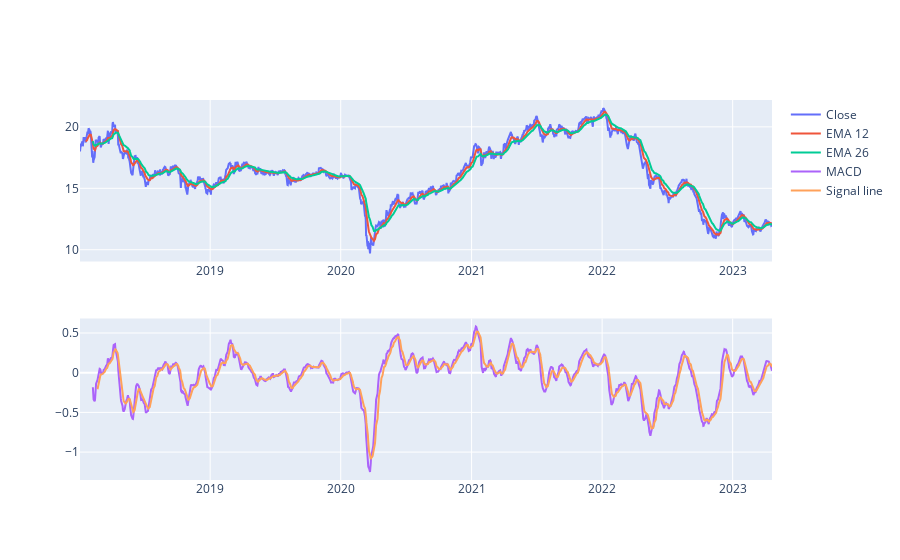

Notebook source saved alongside this figure:
### Markdown cell above
MACD =>  Moving Average Convergence Divergence

### Code cell
# df = AAPL.copy()
EMA_12 = pd.Series(VNM['Close'].ewm(span=12, min_periods=12).mean())
EMA_26 = pd.Series(VNM['Close'].ewm(span=26, min_periods=26).mean())
VNM['MACD'] = pd.Series(EMA_12 - EMA_26)
VNM['MACD_signal'] = pd.Series(VNM.MACD.ewm(span=9, min_periods=9).mean())

fig = make_subplots(rows=2, cols=1)
fig.add_trace(go.Scatter(x=VNM.Date, y=VNM.Close, name='Close'), row=1, col=1)
fig.add_trace(go.Scatter(x=VNM.Date, y=EMA_12, name='EMA 12'), row=1, col=1)
fig.add_trace(go.Scatter(x=VNM.Date, y=EMA_26, name='EMA 26'), row=1, col=1)
fig.add_trace(go.Scatter(x=VNM.Date, y=VNM['MACD'], name='MACD'), row=2, col=1)
fig.add_trace(go.Scatter(x=VNM.Date, y=VNM['MACD_signal'], name='Signal line'), row=2, col=1)
fig.show()

### Figure 1 — Plotly figure (JSON) as saved in the notebook; plotly's stock layout.template omitted (floating-point values rounded to 4 significant figures; data arrays with more than 128 entries replaced by an {"elided": "..."} marker saying what was removed)
{"data": [{"name": "Close", "type": "scatter", "x": {"elided": "1335 str values"}, "xaxis": "x", "y": {"elided": "1335 float values"}, "yaxis": "y"}, {"name": "EMA 12", "type": "scatter", "x": {"elided": "1335 str values"}, "xaxis": "x", "y": {"elided": "1335 float values"}, "yaxis": "y"}, {"name": "EMA 26", "type": "scatter", "x": {"elided": "1335 str values"}, "xaxis": "x", "y": {"elided": "1335 float values"}, "yaxis": "y"}, {"name": "MACD", "type": "scatter", "x": {"elided": "1335 str values"}, "xaxis": "x2", "y": {"elided": "1335 float values"}, "yaxis": "y2"}, {"name": "Signal line", "type": "scatter", "x": {"elided": "1335 str values"}, "xaxis": "x2", "y": {"elided": "1335 float values"}, "yaxis": "y2"}], "layout": {"xaxis": {"anchor": "y", "domain": [0, 1]}, "xaxis2": {"anchor": "y2", "domain": [0, 1]}, "yaxis": {"anchor": "x", "domain": [0.575, 1]}, "yaxis2": {"anchor": "x2", "domain": [0, 0.425]}}}
